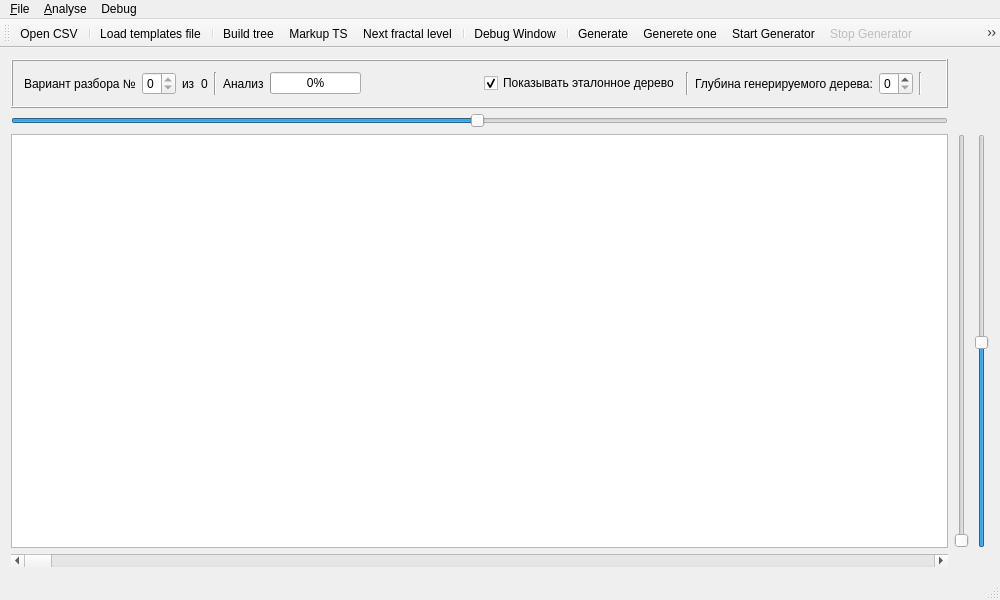
<?xml version="1.0" encoding="UTF-8"?>
<ui version="4.0">
 <class>MainWindow</class>
 <widget class="QMainWindow" name="MainWindow">
  <property name="geometry">
   <rect>
    <x>0</x>
    <y>0</y>
    <width>1000</width>
    <height>600</height>
   </rect>
  </property>
  <property name="minimumSize">
   <size>
    <width>400</width>
    <height>400</height>
   </size>
  </property>
  <property name="windowTitle">
   <string>Fractal Library</string>
  </property>
  <widget class="QWidget" name="centralWidget">
   <layout class="QGridLayout" name="gridLayout">
    <item row="3" column="0">
     <widget class="QGraphicsView" name="graphicsView">
      <property name="enabled">
       <bool>true</bool>
      </property>
     </widget>
    </item>
    <item row="3" column="3">
     <widget class="QSlider" name="verticalSlider">
      <property name="maximumSize">
       <size>
        <width>14</width>
        <height>16777215</height>
       </size>
      </property>
      <property name="minimum">
       <number>1</number>
      </property>
      <property name="maximum">
       <number>200</number>
      </property>
      <property name="value">
       <number>100</number>
      </property>
      <property name="orientation">
       <enum>Qt::Vertical</enum>
      </property>
     </widget>
    </item>
    <item row="2" column="0">
     <widget class="QSlider" name="horizontalSlider">
      <property name="maximumSize">
       <size>
        <width>16777215</width>
        <height>14</height>
       </size>
      </property>
      <property name="baseSize">
       <size>
        <width>0</width>
        <height>0</height>
       </size>
      </property>
      <property name="minimum">
       <number>1</number>
      </property>
      <property name="maximum">
       <number>200</number>
      </property>
      <property name="value">
       <number>100</number>
      </property>
      <property name="orientation">
       <enum>Qt::Horizontal</enum>
      </property>
      <property name="invertedAppearance">
       <bool>false</bool>
      </property>
      <property name="tickPosition">
       <enum>QSlider::NoTicks</enum>
      </property>
     </widget>
    </item>
    <item row="4" column="0">
     <widget class="QScrollBar" name="scrollTimeSeries">
      <property name="maximumSize">
       <size>
        <width>16777215</width>
        <height>13</height>
       </size>
      </property>
      <property name="maximum">
       <number>1000</number>
      </property>
      <property name="orientation">
       <enum>Qt::Horizontal</enum>
      </property>
     </widget>
    </item>
    <item row="1" column="0">
     <widget class="QFrame" name="frame">
      <property name="minimumSize">
       <size>
        <width>0</width>
        <height>34</height>
       </size>
      </property>
      <property name="frameShape">
       <enum>QFrame::Box</enum>
      </property>
      <property name="frameShadow">
       <enum>QFrame::Raised</enum>
      </property>
      <layout class="QHBoxLayout" name="horizontalLayout">
       <item>
        <widget class="QLabel" name="label">
         <property name="text">
          <string>Вариант разбора №</string>
         </property>
        </widget>
       </item>
       <item>
        <widget class="QSpinBox" name="sbTreeNo">
         <property name="enabled">
          <bool>true</bool>
         </property>
         <property name="minimumSize">
          <size>
           <width>0</width>
           <height>20</height>
          </size>
         </property>
         <property name="maximum">
          <number>0</number>
         </property>
        </widget>
       </item>
       <item>
        <widget class="QLabel" name="label_3">
         <property name="text">
          <string>из</string>
         </property>
        </widget>
       </item>
       <item>
        <widget class="QLabel" name="lbTreeCount">
         <property name="text">
          <string>0</string>
         </property>
        </widget>
       </item>
       <item>
        <widget class="Line" name="line_3">
         <property name="orientation">
          <enum>Qt::Vertical</enum>
         </property>
        </widget>
       </item>
       <item>
        <widget class="QLabel" name="label_4">
         <property name="text">
          <string>Анализ</string>
         </property>
        </widget>
       </item>
       <item>
        <widget class="QProgressBar" name="progressBar">
         <property name="value">
          <number>0</number>
         </property>
        </widget>
       </item>
       <item>
        <spacer name="horizontalSpacer">
         <property name="orientation">
          <enum>Qt::Horizontal</enum>
         </property>
         <property name="sizeHint" stdset="0">
          <size>
           <width>616</width>
           <height>20</height>
          </size>
         </property>
        </spacer>
       </item>
       <item>
        <widget class="QCheckBox" name="checkBox">
         <property name="text">
          <string>Показывать эталонное дерево</string>
         </property>
         <property name="checked">
          <bool>true</bool>
         </property>
        </widget>
       </item>
       <item>
        <widget class="Line" name="line_2">
         <property name="orientation">
          <enum>Qt::Vertical</enum>
         </property>
        </widget>
       </item>
       <item>
        <widget class="QLabel" name="label_2">
         <property name="text">
          <string>Глубина генерируемого дерева:</string>
         </property>
        </widget>
       </item>
       <item>
        <widget class="QSpinBox" name="sbGeneratorDeep">
         <property name="minimumSize">
          <size>
           <width>0</width>
           <height>20</height>
          </size>
         </property>
         <property name="minimum">
          <number>0</number>
         </property>
         <property name="maximum">
          <number>5</number>
         </property>
         <property name="value">
          <number>0</number>
         </property>
        </widget>
       </item>
       <item>
        <widget class="Line" name="line">
         <property name="orientation">
          <enum>Qt::Vertical</enum>
         </property>
        </widget>
       </item>
       <item>
        <widget class="QLabel" name="lbTSSize">
         <property name="text">
          <string/>
         </property>
        </widget>
       </item>
      </layout>
     </widget>
    </item>
    <item row="3" column="2">
     <widget class="QSlider" name="yMultSlider">
      <property name="minimum">
       <number>1</number>
      </property>
      <property name="maximum">
       <number>1000</number>
      </property>
      <property name="value">
       <number>1</number>
      </property>
      <property name="orientation">
       <enum>Qt::Vertical</enum>
      </property>
     </widget>
    </item>
   </layout>
  </widget>
  <widget class="QMenuBar" name="menuBar">
   <property name="geometry">
    <rect>
     <x>0</x>
     <y>0</y>
     <width>1000</width>
     <height>20</height>
    </rect>
   </property>
   <widget class="QMenu" name="menu_File">
    <property name="title">
     <string>&amp;File</string>
    </property>
    <addaction name="action_Open"/>
    <addaction name="actionSave_time_series"/>
    <addaction name="action_LoadEnvironment"/>
    <addaction name="separator"/>
    <addaction name="actionLoad_templates"/>
   </widget>
   <widget class="QMenu" name="menu_Analyse">
    <property name="title">
     <string>&amp;Analyse</string>
    </property>
    <widget class="QMenu" name="menuAnalyser_type">
     <property name="title">
      <string>Analyser type</string>
     </property>
     <addaction name="actionIdeal"/>
     <addaction name="actionSimple"/>
    </widget>
    <addaction name="actionBuild_tree"/>
    <addaction name="actionMarkup_TS"/>
    <addaction name="actionNext_fractal_level"/>
    <addaction name="menuAnalyser_type"/>
   </widget>
   <widget class="QMenu" name="menuDebug">
    <property name="title">
     <string>Debug</string>
    </property>
    <addaction name="actionCreate_TS"/>
    <addaction name="actionUndo_TS"/>
   </widget>
   <addaction name="menu_File"/>
   <addaction name="menu_Analyse"/>
   <addaction name="menuDebug"/>
  </widget>
  <widget class="QToolBar" name="mainToolBar">
   <attribute name="toolBarArea">
    <enum>TopToolBarArea</enum>
   </attribute>
   <attribute name="toolBarBreak">
    <bool>false</bool>
   </attribute>
   <addaction name="action_Open"/>
   <addaction name="separator"/>
   <addaction name="actionLoad_templates"/>
   <addaction name="separator"/>
   <addaction name="actionBuild_tree"/>
   <addaction name="actionMarkup_TS"/>
   <addaction name="actionNext_fractal_level"/>
   <addaction name="separator"/>
   <addaction name="actionDebugWindow"/>
   <addaction name="separator"/>
   <addaction name="actionGenerate"/>
   <addaction name="actionGenerete_one"/>
   <addaction name="actionStart_Generator"/>
   <addaction name="actionStop_Generator"/>
   <addaction name="actionClear_Time_Series"/>
   <addaction name="separator"/>
   <addaction name="actionGeneric_Test"/>
  </widget>
  <widget class="QStatusBar" name="statusBar"/>
  <action name="action_LoadEnvironment">
   <property name="text">
    <string>&amp;Load environment</string>
   </property>
   <property name="toolTip">
    <string>Open environment setting file</string>
   </property>
  </action>
  <action name="action_Run">
   <property name="text">
    <string>&amp;Run</string>
   </property>
   <property name="shortcut">
    <string>Ctrl+R</string>
   </property>
  </action>
  <action name="action_Step">
   <property name="text">
    <string>&amp;Step</string>
   </property>
   <property name="shortcut">
    <string>Ctrl+S</string>
   </property>
  </action>
  <action name="action_Open">
   <property name="text">
    <string>&amp;Open CSV</string>
   </property>
   <property name="toolTip">
    <string>Open CSV file</string>
   </property>
   <property name="shortcut">
    <string>Ctrl+O</string>
   </property>
  </action>
  <action name="actionMarkup_TS">
   <property name="text">
    <string>Markup TS</string>
   </property>
   <property name="shortcut">
    <string>Ctrl+M</string>
   </property>
  </action>
  <action name="actionNext_fractal_level">
   <property name="text">
    <string>Next fractal level</string>
   </property>
   <property name="shortcut">
    <string>Ctrl+N</string>
   </property>
  </action>
  <action name="actionLoad_templates">
   <property name="text">
    <string>Load templates file</string>
   </property>
   <property name="shortcut">
    <string>Ctrl+T</string>
   </property>
  </action>
  <action name="actionCreate_TS">
   <property name="text">
    <string>Create TS</string>
   </property>
  </action>
  <action name="actionUndo_TS">
   <property name="text">
    <string>Undo TS</string>
   </property>
   <property name="shortcut">
    <string>Ctrl+Z</string>
   </property>
  </action>
  <action name="actionDebugWindow">
   <property name="text">
    <string>Debug Window</string>
   </property>
   <property name="shortcut">
    <string>Ctrl+D</string>
   </property>
  </action>
  <action name="actionTemplates_editor">
   <property name="text">
    <string>Templates editor</string>
   </property>
  </action>
  <action name="actionBuild_tree">
   <property name="text">
    <string>Build tree</string>
   </property>
   <property name="toolTip">
    <string>Markup time series and find all fractal levels</string>
   </property>
   <property name="shortcut">
    <string>Ctrl+R</string>
   </property>
  </action>
  <action name="actionSave_time_series">
   <property name="text">
    <string>Save CSV</string>
   </property>
   <property name="toolTip">
    <string>Save time series to CSV file</string>
   </property>
  </action>
  <action name="actionGenerate">
   <property name="text">
    <string>Generate</string>
   </property>
   <property name="shortcut">
    <string>Ctrl+G</string>
   </property>
  </action>
  <action name="actionStart_Generator">
   <property name="text">
    <string>Start Generator</string>
   </property>
  </action>
  <action name="actionStop_Generator">
   <property name="enabled">
    <bool>false</bool>
   </property>
   <property name="text">
    <string>Stop Generator</string>
   </property>
  </action>
  <action name="actionGenerete_one">
   <property name="text">
    <string>Generete one</string>
   </property>
  </action>
  <action name="actionClear_Time_Series">
   <property name="text">
    <string>Clear Time Series</string>
   </property>
  </action>
  <action name="actionGeneric_Test">
   <property name="text">
    <string>Generic Test</string>
   </property>
  </action>
  <action name="actionIdeal">
   <property name="text">
    <string>Ideal</string>
   </property>
  </action>
  <action name="actionSimple">
   <property name="text">
    <string>Simple</string>
   </property>
  </action>
 </widget>
 <layoutdefault spacing="6" margin="11"/>
 <resources/>
 <connections/>
</ui>
